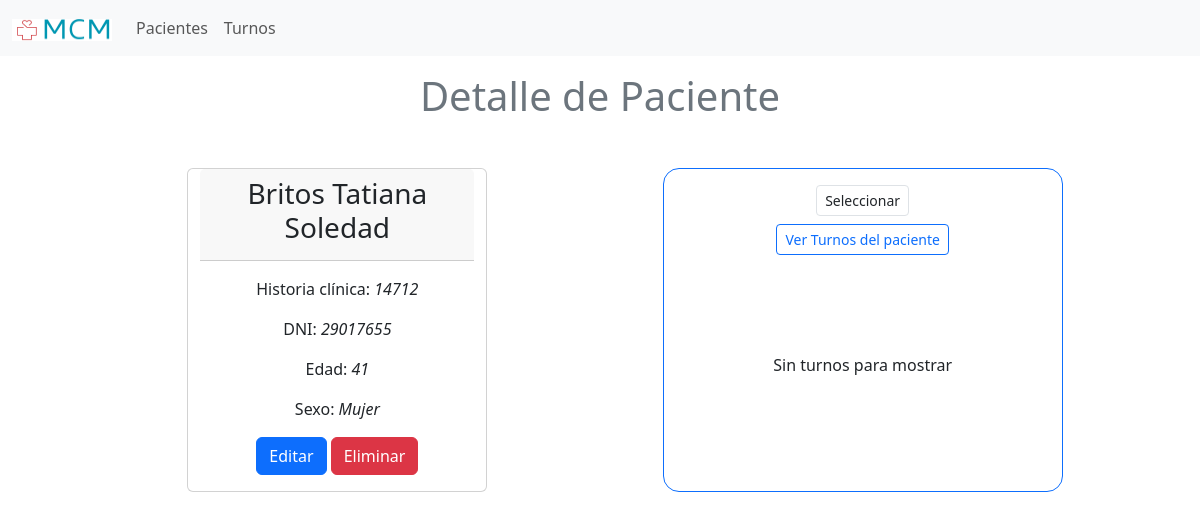
Page /turnos/detalle-paciente/1/ on the committed database.
### turno/models.py (models this page shows, shortened)
class Paciente(models.Model):
    SEXO = {
        'H': 'Hombre',
        'M': 'Mujer',
    }
    nombre = models.CharField(max_length=50)
    apellido = models.CharField(max_length=30)
    sexo = models.CharField(max_length=1, choices=SEXO, default='H')
    dni = models.CharField(max_length=10, unique=True)
    edad = models.IntegerField()
    h_clinica = models.CharField('Historia Clínica', max_length=20, unique=True)
    class Meta:
        verbose_name = 'Paciente'
        verbose_name_plural = 'Pacientes'
        ordering = ['apellido', 'nombre']
    objects = PacienteManager()

### turno/views.py (the view)
# urls.py: path('detalle-paciente/<pk>/', views.DetallePaciente.as_view(), name='detalle_paciente'),
class DetallePaciente(DetailView):
    model = Paciente
    template_name = "turno/detalle_paciente.html"
    context_object_name = 'paciente'
    def get_context_data(self, **kwargs):
        context = super().get_context_data(**kwargs)
        hoy = timezone.now().date()
        turnos = self.request.GET.get('turnos', '')
        if turnos == 'prox':
            context['mostrar_turnos'] = self.get_object().turnos.filter(
                fecha__gte = hoy
            )[:5]
        elif turnos == 'venc':
            context['mostrar_turnos'] = self.get_object().turnos.filter(
                fecha__lt = hoy
            ).order_by('-fecha')[:5]
        return context

### turno/templates/turno/detalle_paciente.html (shortened to what this page needs)
{% extends 'turno/base.html' %}
{% block content %}
<h1 class="fs-1 text-center text-secondary mt-3 mb-5">Detalle de Paciente</h1>
<div class="container-fluid">
    <div class="row justify-content-evenly">
        <div class="col-10 col-md-4 row justify-content-center mb-5">
            <div class="card" style="width: 300px;">
                    <div class="card-header text-center">
                        <h3 class="card-title">{{ paciente.apellido }} {{ paciente.nombre }}</h3>
                    </div>
                <div class="card-body text-center">
                    <p class="card-text">Historia clínica: <em>{{paciente.h_clinica}}</em></p>
                    <p class="card-text">DNI: <em>{{paciente.dni}}</em></p>
                    <p class="card-text">Edad: <em>{{paciente.edad}}</em></p>
                    <p class="card-text">Sexo: <em>{{paciente.get_sexo_display}}</em></p>
                    <a href="{% url 'turno:editar_paciente' paciente.id %}" class="btn btn-primary">Editar</a>
                    <a href="{% url 'turno:eliminar_paciente' paciente.id %}" class="btn btn-danger">Eliminar</a>
                </div>
            </div>
        </div>
        <div class="col-9 col-md-4 row justify-content-center p-3 border border-primary rounded-4 mb-5">
            <form action="{% url 'turno:detalle_paciente' paciente.id %}#turnos_pac" method="get" class="col-12 text-center">
                <label for="turnos" class="form-label">
                    <select name="turnos" id="turnos" class="form-control form-control-sm">
                        <option value="">Seleccionar</option>
                    </select>
                </label>
                <br>
                <button type="submit" class="btn btn-sm btn-outline-primary">Ver Turnos del paciente</button>
            </form>
            <div class="col-12 text-center mt-3" id="turnos_pac">
                    {% for t in mostrar_turnos %}
                        <p>
                            <a href="{% url 'turno:detalle_turno' t.id %}" class="text-decoration-none text-success">{{t.fecha|date:'d M'}}</a>  - {{t.especialidad}}
                        </p>
                    {% empty %}
                        <p>Sin turnos para mostrar</p>
                    {% endfor %}
            </div>
        </div>
    </div>
</div>
{% endblock content %}

### rows in the picture
Paciente: apellido "Britos", nombre "Tatiana Soledad", h_clinica "14712", dni "29017655", edad "41", sexo "Mujer"
